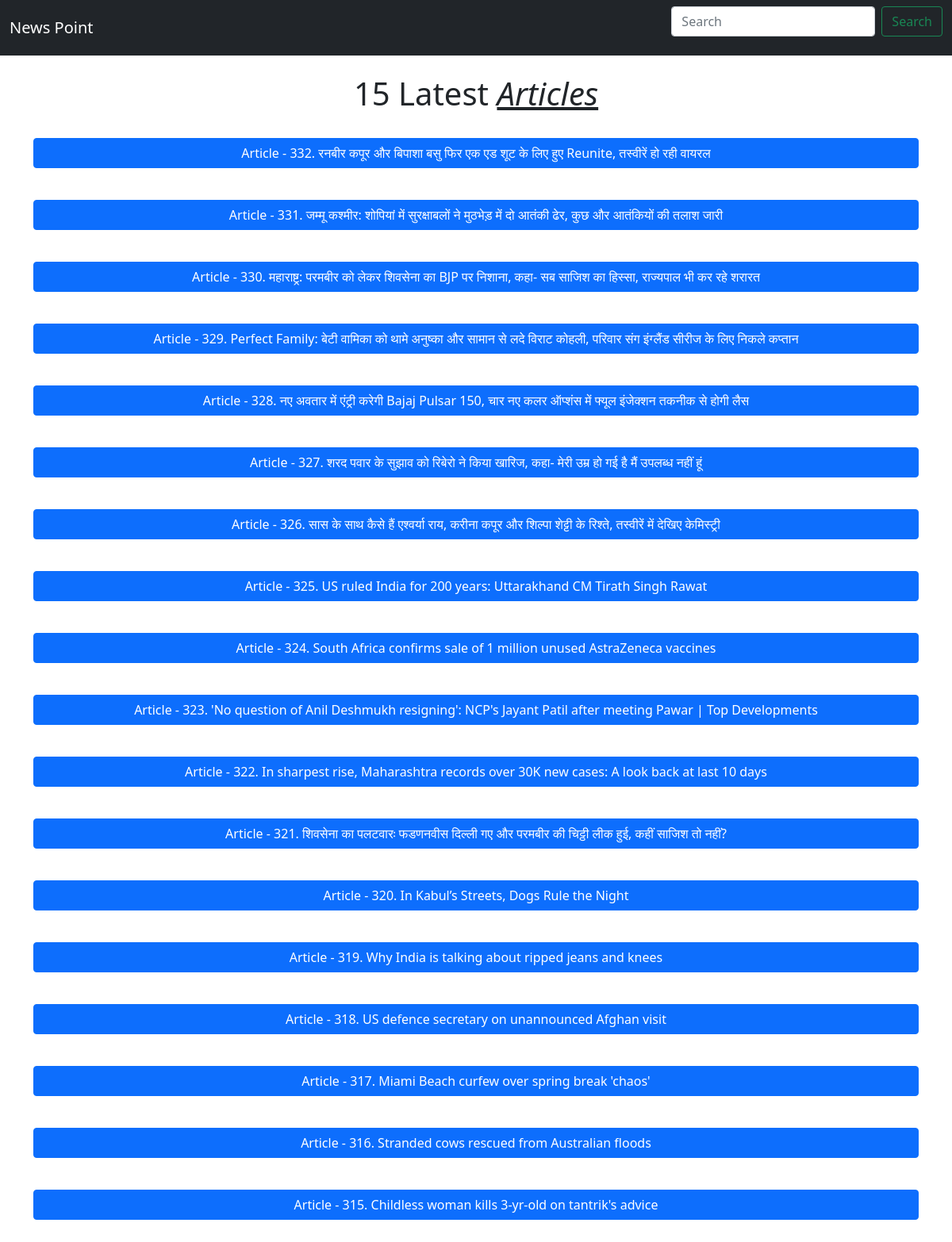
The page / on the database its author committed.
### main.py (models this page shows, shortened)
class Article(db.Model):
    id = db.Column(db.Integer, primary_key=True)
    headline = db.Column(db.String(200), nullable=False)
    image_url = db.Column(db.String(1000), nullable=False)
    content = db.Column(db.String(400), nullable=False)
    redirect_url = db.Column(db.String(400), nullable=False)
    data_from = db.Column(db.String(200), nullable=False)

### main.py (the view)
@app.route('/')
def index():
    content = Article.query.order_by(Article.id.desc()).limit(18).all()
    return render_template('index.html', content=content)

### templates/Index.html (shortened to what this page needs)
<html>
    <head>
        <link href="https://cdn.jsdelivr.net/npm/bootstrap@5.0.0-beta2/dist/css/bootstrap.min.css" rel="stylesheet">
    </head>
    <body>
        <nav class="navbar navbar-expand-lg navbar-dark bg-dark">
            <div class="container-fluid">
              <a class="navbar-brand" href="/">News Point</a>
              <form class="d-flex" method="get" action="/search">
                <input class="form-control me-2" type="search" placeholder="Search" aria-label="Search" name="search" id="search">
                <button class="btn btn-outline-success" type="submit">Search</button>
              </form>
              </div>
          </nav>
          <br/>
          <div class="container">
              <div class="row">
			<div class="col-md-12">
			<h1 style="text-align:center;">15 Latest <u><i>Articles</i></u></h1>
			<br/>
            </div>
            {% if content is not none %}
            {% for i in content %}
            <div class="col-md-12">
                <p>
                    <button class="btn btn-primary" type="button" data-bs-toggle="collapse" data-bs-target="#collapseExample{{i.id}}" aria-expanded="false" aria-controls="collapseExample{{i.id}}" style="width:100%;">
                      Article - {{i.id}}. {{i.headline}}
                    </button>
                  </p>
                  <br/>
              </div>
            {% endfor %}
            {% else %}
            <div class="col" style="text-align: center;"><h1>No Articles Found</h1><a href="/" class="btn btn-link">Go to home</a></div>
            {% endif %}
        </div>
    </div>
    </body>
</html>

### rows shown on the page
Article: id "332", headline "रनबीर कपूर और बिपाशा बसु फिर एक एड शूट के लिए हुए Reunite, तस्वीरें हो रही वायरल"
Article: id "331", headline "जम्मू कश्मीर: शोपियां में सुरक्षाबलों ने मुठभेड़ में दो आतंकी ढेर, कुछ और आतंकियों की तलाश जारी"
Article: id "330", headline "महाराष्ट्र: परमबीर को लेकर शिवसेना का BJP पर निशाना, कहा- सब साजिश का हिस्सा, राज्यपाल भी कर रहे शरारत"
Article: id "329", headline "Perfect Family: बेटी वामिका को थामे अनुष्का और सामान से लदे विराट कोहली, परिवार संग इंग्लैंड सीरीज के लिए निकले कप्तान"
Article: id "328", headline "नए अवतार में एंट्री करेगी Bajaj Pulsar 150, चार नए कलर ऑप्शंस में फ्यूल इंजेक्शन तकनीक से होगी लैस"
Article: id "327", headline "शरद पवार के सुझाव को रिबेरो ने किया खारिज, कहा- मेरी उम्र हो गई है मैं उपलब्ध नहीं हूं"
Article: id "326", headline "सास के साथ कैसे हैं एश्वर्या राय, करीना कपूर और शिल्पा शेट्टी के रिश्ते, तस्वीरें में देखिए केमिस्ट्री"
Article: id "325", headline "US ruled India for 200 years: Uttarakhand CM Tirath Singh Rawat"
Article: id "324", headline "South Africa confirms sale of 1 million unused AstraZeneca vaccines"
Article: id "323", headline "'No question of Anil Deshmukh resigning': NCP's Jayant Patil after meeting Pawar | Top Developments"
Article: id "322", headline "In sharpest rise, Maharashtra records over 30K new cases: A look back at last 10 days"
Article: id "321", headline "शिवसेना का पलटवारः फडणनवीस दिल्ली गए और परमबीर की चिट्ठी लीक हुई, कहीं साजिश तो नहीं?"
Article: id "320", headline "In Kabul’s Streets, Dogs Rule the Night"
Article: id "319", headline "Why India is talking about ripped jeans and knees"
Article: id "318", headline "US defence secretary on unannounced Afghan visit"
Article: id "317", headline "Miami Beach curfew over spring break 'chaos'"
Article: id "316", headline "Stranded cows rescued from Australian floods"
Article: id "315", headline "Childless woman kills 3-yr-old on tantrik's advice"
